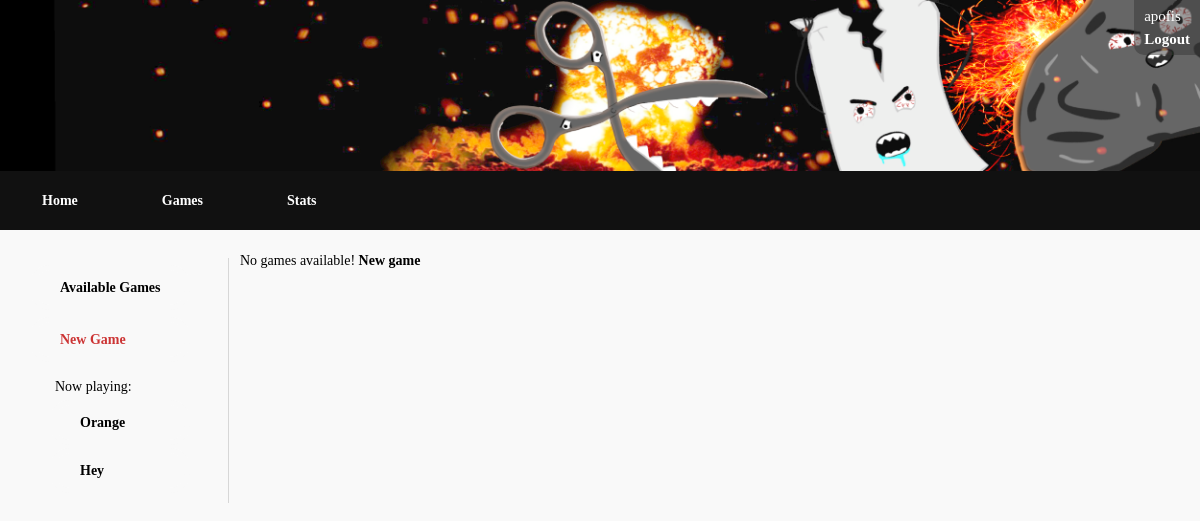
Before: /game/ (signed in) with the older database file.
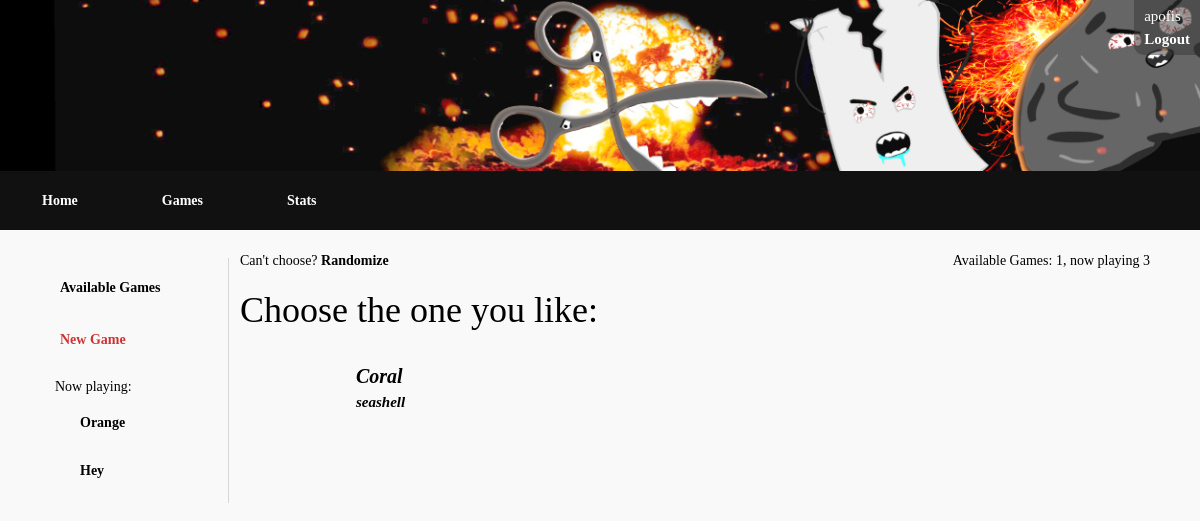
After: the same page with the newer database file.
### testapp/models.py (models this page shows)
class Game(models.Model):
    isCompleted = models.BooleanField(default=False)
    isPublic = models.BooleanField()
    password = models.CharField(max_length=10, null=True)
    gameName = models.CharField(max_length=100, default='NoNameGame')
    ownerID = models.ForeignKey(User, on_delete=models.CASCADE, related_name='owner')
    secondPlayerID =models.ForeignKey(User, on_delete=models.SET_NULL, null=True, related_name='secondPlayer')
    winnerID = models.ForeignKey(User, on_delete=models.SET_NULL, null=True, related_name='winner')
    ownerScore = models.IntegerField(default=0)
    secondPlayerScore = models.IntegerField(default=0)

### game/views.py (the view)
# urls.py: path('game/', include('game.urls')),
@login_required()
def game(request):
    games = Game.objects.filter(Q(secondPlayerID__isnull=True), isCompleted=False)
    games = games.exclude(ownerID=request.user)
    activeGames = Game.objects.filter(Q(ownerID=request.user) | Q(secondPlayerID=request.user))
    activeGames = activeGames.exclude(isCompleted=True)
    return render(
        request, 'game/game.html', {'userGames': activeGames,
                                    'public': games.exclude(isPublic=False).count(),
                                    'games': games,
                                    'allgamesstats': {
                                        'available': games.count(),
                                        'inProgress': Game.objects.filter(isCompleted=False).count()
                                    }}
    )

### templates/game/game.html (shortened to what this page needs)
{% extends "base_gamewindow.html" %}
{% block content %}
    {% if games.count > 0 %}
        <div id="allgames-top">
            <span id="allgames-top-create">
                {% if public > 0 %}Can't choose? <a href="{% url 'Join Game' %}?id=r">Randomize</a>
                {% else %} Sorry, nothing to randomize. <a href="{% url 'New Game' %}">Create game</a>
                    {% endif %}
            </span>
            <span id="allgames-top-stats">Available Games: {{ allgamesstats.available }}, now playing {{ allgamesstats.inProgress }}</span>
        </div>
        <h1>Choose the one you like: </h1>
        <ul id="availablegame-list">
        {% for game in games %}
            <li>
            {% if game.isPublic %}
                <div class="isprivate"></div>
            {% else %}
                <div class="isprivate"><img src="../../static/img/private.png" /></div>
            {% endif %}
                <div>
                <a class="availableGame" href="{% url 'Join Game' %}?id={{ game.id }}">
                <div>{{ game.gameName }}</div> <br/>
                <span>{{ game.ownerID.username }}</span>
                </a>
            </div></li>
        {% endfor %}
        </ul>
    {% else %}
         <p>No games available! <a href="{% url 'New Game' %}"> New game</a></p>
    {% endif %}
{% endblock %}

### templates/base_gamewindow.html
{% extends "base_generic.html" %}
{% block aside %}
    <aside id="gamenav">
    <ul>
    <li class="gamenawitem"><a href="{% url 'All Games' %}">Available Games</a></li>
    <li class="gamenawitem" id="gamenav-newgame"><a href="{% url 'New Game' %}">New Game</a></li>
        <li class="gamenawitem" id="gamenav-gamelist"><span>Now playing:</span>
        <ul>
            {% if userGames.count != 0 %}
                {% for game in userGames %}
                    <li class="gamenav-listitem"><a href="{% url 'Join Game' %}?id={{ game.id }}">{{ game.gameName }}</a></li>
                {% endfor %}
            {% else %}
            <li>Sorry, no games!</li>
            {% endif %}
        </ul>
    </li>
    </ul>
    </aside>
{% endblock %}

Changed rows visible on the page:
added Game: gameName "Coral", ownerID.username "seashell", shown under "Choose the one you like:"
Other visible differences:
{{ allgamesstats.available }}: (not shown) → "1"
{{ allgamesstats.inProgress }}: (not shown) → "3"
text no longer shown: "No games available! New game"
text now shown: "Can't choose? Randomize Available Games: , now playing Choose the one you like:"
